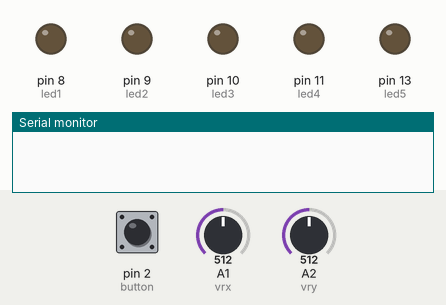
Simulated run of this sketch. Board: Arduino Uno, built with avr-gcc and run on an emulated ATmega328P. On the bench: output pins drawn as LEDs (lit = HIGH), the last lines printed to the serial monitor. Dashed ring = blinking. Inputs (shaded band) come from the test bench; at power-on: pin 2 (button) HIGH, A1 (vrx) = 512, A2 (vry) = 512.

Above: at 1.2 s.
1.3 s: pin 2 (button) pulled LOW for 3.2 s
At 2.1 s:
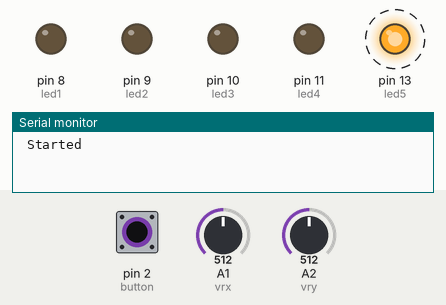
6.0 s: pin 2 (button) pulled LOW for 0.15 s
At 7.2 s:
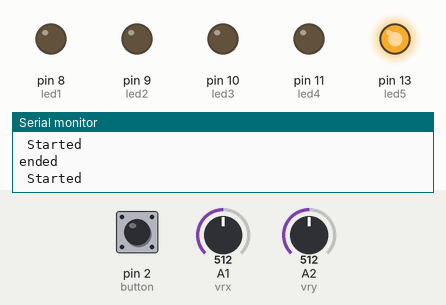
7.6 s: pin 2 (button) pulled LOW for 1 s
At 8.5 s:
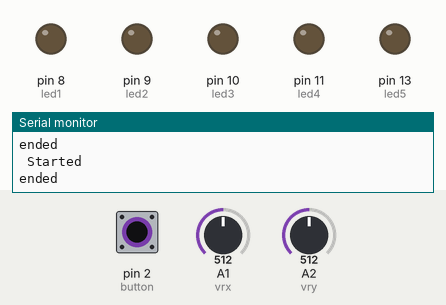
Timing chart, 0 to 10.6 s (numbered marks = the images above; inputs shaded):
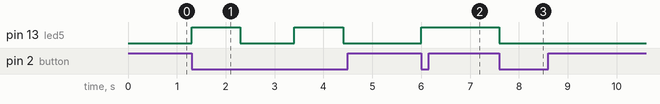

Measured:
- after the input at 1.3 s, pin 13 (led5): alternates HIGH for 1.0 s and LOW for 1.1 s, starting at once
- after the input at 6.0 s, pin 13 (led5): LOW → HIGH at once
- after the input at 7.6 s, pin 13 (led5): HIGH → LOW at once

The sketch:

Joystick_Final.ino
```cpp
int button = 2;
int vrx = A1;
int vry = A2;

 int xdata = 0;
 int ydata = 0;

int led1 = 8; //FORWARD
int led2 = 9; // RIGHT
int led3 = 10; //LEFT
int led4 = 11; //Reverse
int led5 = 13; // indicator

int flag = 0;
int buttonf = 0;


void setup() {

  Serial.begin(9600);
  pinMode(vrx, INPUT);
  pinMode(vry, INPUT);

  pinMode(button, INPUT);
  digitalWrite(button , HIGH);

  pinMode(led1, OUTPUT);
  pinMode(led2, OUTPUT);
  pinMode(led3, OUTPUT);
  pinMode(led4, OUTPUT);
  pinMode(led5, OUTPUT);

  //keep all the led's off by default
  digitalWrite(led1, LOW);
  digitalWrite(led2, LOW);
  digitalWrite(led3, LOW);
  digitalWrite(led4, LOW);
  digitalWrite(led5, LOW);


}

void loop() {

control();

if( buttonf == 1 )
{
 joystick();
}

if( buttonf == 0 )
{
 delay(100);
}


}

void control()
{
if (( digitalRead(button) == LOW ) && (buttonf == 0))
{

   Serial.println(" Started");
   digitalWrite(led5, HIGH);
  buttonf = 1;
  delay(1000);


}

if (( digitalRead(button) == LOW ) && (buttonf == 1))
{
  digitalWrite(led5, LOW);
  Serial.println("ended");
  buttonf = 0;
  delay(1000);
}
 digitalWrite(button , HIGH);
}


void joystick()
{

  xdata = analogRead(vrx);
  ydata = analogRead(vry);
  xdata = map(xdata,0,1023,0,10);
  ydata = map(ydata,0,1023,0,10);

/*
Serial.println("");
  Serial.print("xdata: ");
  Serial.println(xdata);
  Serial.print("ydata :");
  Serial.print(ydata);
delay(1000);
*/

// stop

if ( (xdata == 4) && (ydata ==4) && (flag == 0) )
{
  digitalWrite(led1, LOW); //FORWARD
  digitalWrite(led2, LOW); //RIGHT
  digitalWrite(led3, LOW); //LEFT
  digitalWrite(led4, LOW); //Reverse
  Serial.println("Stopped");
  flag = 1;
  delay(100);
}

//forward
if ( (xdata > 4) && (ydata >= 4) && ( flag == 1) )
{
  digitalWrite(led1, HIGH); //FORWARD
  digitalWrite(led2, LOW); //RIGHT
  digitalWrite(led3, LOW); //LEFT
  digitalWrite(led4, LOW); //Reverse
  Serial.println("Forward");
  flag = 0;
  delay(100);
}

//Right
if ( (xdata >= 4) && (ydata > 4) && ( flag == 1) )
{
  digitalWrite(led1, LOW); //FORWARD
  digitalWrite(led2, HIGH); //RIGHT
  digitalWrite(led3, LOW); //LEFT
  digitalWrite(led4, LOW); //Reverse
  Serial.println("Right");
  flag = 0;
  delay(100);
}


  //Left
if ( (xdata >= 4) && (ydata < 4) && ( flag == 1) )
{
  digitalWrite(led1, LOW); //FORWARD
  digitalWrite(led2, LOW); //RIGHT
  digitalWrite(led3, HIGH); //LEFT
  digitalWrite(led4, LOW); //Reverse
  Serial.println("Left");
  flag = 0;
  delay(100);
}


  //Backward
if ( (xdata < 4) && (ydata >= 4) && ( flag == 1) )
{
  digitalWrite(led1, LOW); //FORWARD
  digitalWrite(led2, LOW); //RIGHT
  digitalWrite(led3, LOW); //LEFT
  digitalWrite(led4, HIGH); //Reverse
  Serial.println("Reverse");
  flag = 0;
  delay(100);
}

}
```
